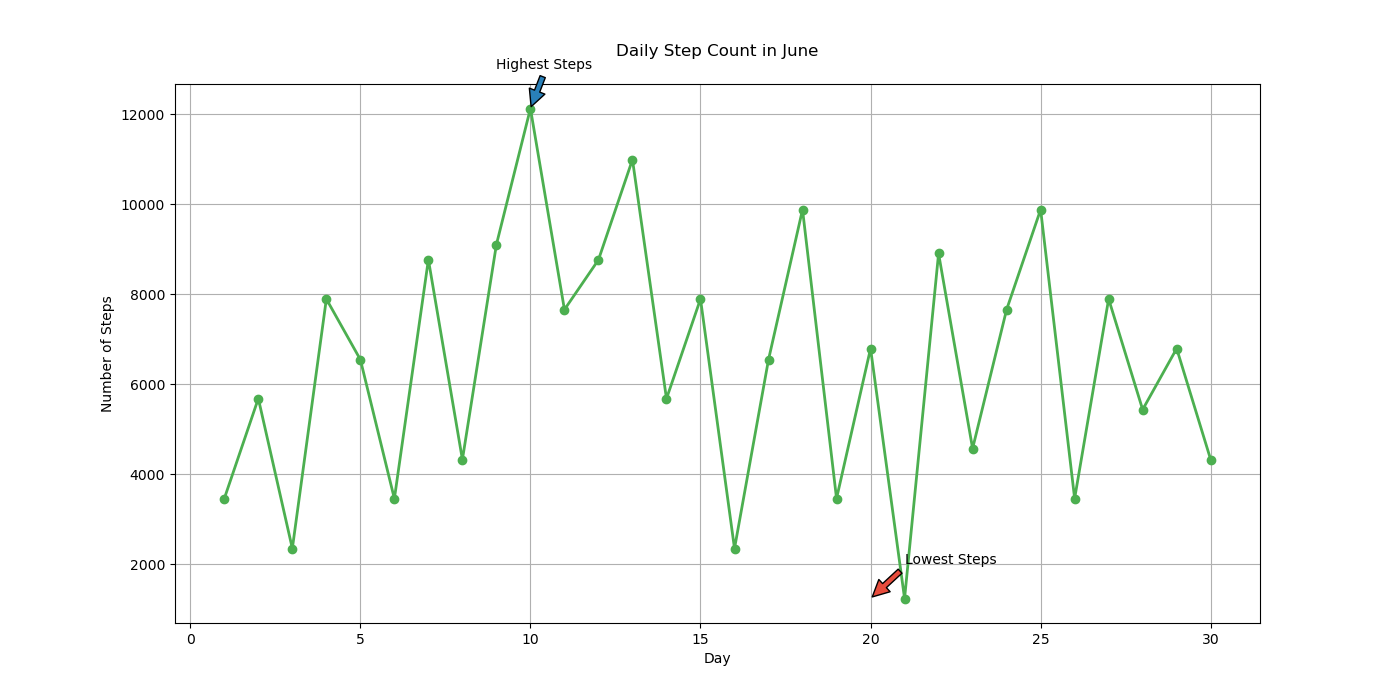

Write Python code to recreate this figure.

import matplotlib.pyplot as plt

# Data
days = list(range(1, 31))
steps = [3456, 5678, 2345, 7890, 6543, 3452, 8765, 4321, 9100, 12123, 
         7654, 8760, 10987, 5674, 7890, 2345, 6543, 9876, 3456, 6789, 
         1234, 8901, 4567, 7654, 9876, 3456, 7890, 5432, 6789, 4321]

plt.figure(figsize=(14, 7))  # Changing width and height of the chart
plt.plot(days, steps, marker='o', color='#4CAF50', linewidth=2)  # Modified color scheme

# Adding annotations for the highest and lowest steps
plt.annotate('Lowest Steps', xy=(20, 1234), xytext=(21, 2000),
             arrowprops=dict(facecolor='#E74C3C', shrink=0.05))
plt.annotate('Highest Steps', xy=(10, 12123), xytext=(9, 13000),
             arrowprops=dict(facecolor='#2980B9', shrink=0.05))

plt.title('Daily Step Count in June', pad=20)  # New headline which fits the topic
plt.xlabel('Day')  # Changing labels to fit the new data type
plt.ylabel('Number of Steps')
plt.grid(True)

plt.show()
